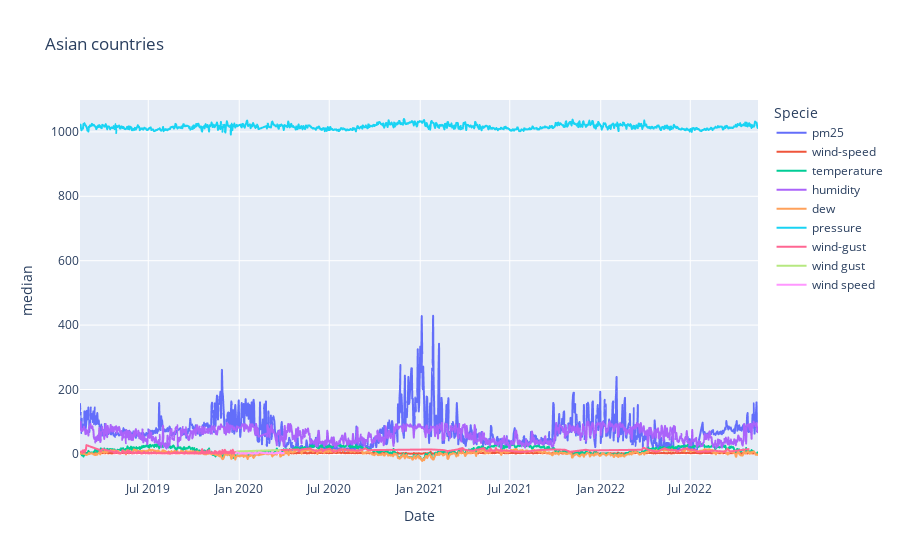

Source (notebook cell):
### Code cell
# importing plotly
import plotly.express as px

# plotting interactive graphs in Python
fig = px.line(data, x="Date", y="median", color='Specie', title='Asian countries')
fig.show()

### Figure 1 — Plotly figure (JSON) as saved in the notebook; plotly's stock layout.template omitted (floating-point values rounded to 4 significant figures; data arrays with more than 128 entries replaced by an {"elided": "..."} marker saying what was removed)
{"data": [{"hovertemplate": "Specie=pm25<br>Date=%{x}<br>median=%{y}<extra></extra>", "legendgroup": "pm25", "line": {"color": "#636efa", "dash": "solid"}, "marker": {"symbol": "circle"}, "mode": "lines", "name": "pm25", "showlegend": true, "type": "scattergl", "x": {"elided": "1393 str values"}, "xaxis": "x", "y": {"elided": "1393 int values"}, "yaxis": "y"}, {"hovertemplate": "Specie=wind-speed<br>Date=%{x}<br>median=%{y}<extra></extra>", "legendgroup": "wind-speed", "line": {"color": "#EF553B", "dash": "solid"}, "marker": {"symbol": "circle"}, "mode": "lines", "name": "wind-speed", "showlegend": true, "type": "scattergl", "x": {"elided": "1339 str values"}, "xaxis": "x", "y": {"elided": "1339 float values"}, "yaxis": "y"}, {"hovertemplate": "Specie=temperature<br>Date=%{x}<br>median=%{y}<extra></extra>", "legendgroup": "temperature", "line": {"color": "#00cc96", "dash": "solid"}, "marker": {"symbol": "circle"}, "mode": "lines", "name": "temperature", "showlegend": true, "type": "scattergl", "x": {"elided": "1408 str values"}, "xaxis": "x", "y": {"elided": "1408 float values"}, "yaxis": "y"}, {"hovertemplate": "Specie=humidity<br>Date=%{x}<br>median=%{y}<extra></extra>", "legendgroup": "humidity", "line": {"color": "#ab63fa", "dash": "solid"}, "marker": {"symbol": "circle"}, "mode": "lines", "name": "humidity", "showlegend": true, "type": "scattergl", "x": {"elided": "1408 str values"}, "xaxis": "x", "y": {"elided": "1408 float values"}, "yaxis": "y"}, {"hovertemplate": "Specie=dew<br>Date=%{x}<br>median=%{y}<extra></extra>", "legendgroup": "dew", "line": {"color": "#FFA15A", "dash": "solid"}, "marker": {"symbol": "circle"}, "mode": "lines", "name": "dew", "showlegend": true, "type": "scattergl", "x": {"elided": "1398 str values"}, "xaxis": "x", "y": {"elided": "1398 float values"}, "yaxis": "y"}, {"hovertemplate": "Specie=pressure<br>Date=%{x}<br>median=%{y}<extra></extra>", "legendgroup": "pressure", "line": {"color": "#19d3f3", "dash": "solid"}, "marker": {"symbol": "circle"}, "mode": "lines", "name": "pressure", "showlegend": true, "type": "scattergl", "x": {"elided": "1408 str values"}, "xaxis": "x", "y": {"elided": "1408 float values"}, "yaxis": "y"}, {"hovertemplate": "Specie=wind-gust<br>Date=%{x}<br>median=%{y}<extra></extra>", "legendgroup": "wind-gust", "line": {"color": "#FF6692", "dash": "solid"}, "marker": {"symbol": "circle"}, "mode": "lines", "name": "wind-gust", "showlegend": true, "type": "scattergl", "x": {"elided": "375 str values"}, "xaxis": "x", "y": {"elided": "375 float values"}, "yaxis": "y"}, {"hovertemplate": "Specie=wind gust<br>Date=%{x}<br>median=%{y}<extra></extra>", "legendgroup": "wind gust", "line": {"color": "#B6E880", "dash": "solid"}, "marker": {"symbol": "circle"}, "mode": "lines", "name": "wind gust", "showlegend": true, "type": "scattergl", "x": ["2019-12-25T00:00:00", "2019-12-26T00:00:00", "2019-12-27T00:00:00", "2019-12-28T00:00:00", "2020-03-24T00:00:00"], "xaxis": "x", "y": [0.5, 0.7, 5, 7.8, 11.8], "yaxis": "y"}, {"hovertemplate": "Specie=wind speed<br>Date=%{x}<br>median=%{y}<extra></extra>", "legendgroup": "wind speed", "line": {"color": "#FF97FF", "dash": "solid"}, "marker": {"symbol": "circle"}, "mode": "lines", "name": "wind speed", "showlegend": true, "type": "scattergl", "x": ["2019-12-25T00:00:00", "2019-12-26T00:00:00", "2019-12-27T00:00:00", "2019-12-28T00:00:00", "2020-01-03T00:00:00", "2020-01-03T00:00:00", "2020-01-04T00:00:00", "2020-01-04T00:00:00", "2020-01-05T00:00:00", "2020-01-05T00:00:00", "2020-01-06T00:00:00", "2020-01-07T00:00:00", "2020-01-08T00:00:00", "2020-01-09T00:00:00", "2020-01-10T00:00:00", "2020-01-11T00:00:00", "2020-01-12T00:00:00", "2020-01-13T00:00:00", "2020-01-14T00:00:00", "2020-01-15T00:00:00", "2020-01-16T00:00:00", "2020-01-17T00:00:00", "2020-01-18T00:00:00", "2020-01-19T00:00:00", "2020-01-20T00:00:00", "2020-01-21T00:00:00", "2020-01-22T00:00:00", "2020-01-23T00:00:00", "2020-01-24T00:00:00", "2020-01-25T00:00:00", "2020-01-26T00:00:00", "2020-01-27T00:00:00", "2020-01-28T00:00:00", "2020-01-29T00:00:00", "2020-01-30T00:00:00", "2020-01-31T00:00:00", "2020-02-01T00:00:00", "2020-02-02T00:00:00", "2020-02-03T00:00:00", "2020-02-04T00:00:00", "2020-02-05T00:00:00", "2020-02-06T00:00:00", "2020-02-07T00:00:00", "2020-02-08T00:00:00", "2020-02-09T00:00:00", "2020-02-25T00:00:00", "2020-02-26T00:00:00", "2020-02-27T00:00:00", "2020-02-28T00:00:00", "2020-02-29T00:00:00", "2020-03-01T00:00:00", "2020-03-02T00:00:00", "2020-03-03T00:00:00", "2020-03-04T00:00:00", "2020-03-05T00:00:00", "2020-03-06T00:00:00", "2020-03-07T00:00:00", "2020-03-08T00:00:00", "2020-03-09T00:00:00", "2020-03-10T00:00:00", "2020-03-11T00:00:00", "2020-03-12T00:00:00", "2020-03-13T00:00:00", "2020-03-14T00:00:00", "2020-03-15T00:00:00", "2020-03-16T00:00:00", "2020-03-17T00:00:00", "2020-03-18T00:00:00", "2020-03-19T00:00:00", "2020-03-20T00:00:00", "2020-03-21T00:00:00", "2020-03-22T00:00:00", "2020-03-23T00:00:00", "2020-03-24T00:00:00", "2020-03-25T00:00:00", "2020-03-26T00:00:00", "2020-03-27T00:00:00", "2020-03-28T00:00:00", "2020-03-29T00:00:00", "2020-03-30T00:00:00", "2020-03-30T00:00:00", "2020-03-31T00:00:00", "2020-03-31T00:00:00"], "xaxis": "x", "y": [2, 2, 3.2, 4.5, 1, 1, 1.5, 1.5, 1.5, 1.5, 2, 1.5, 2.5, 1.5, 0.5, 2.5, 1.5, 2, 0.5, 2, 1.5, 1.5, 1.5, 1.5, 2, 2, 1.5, 2, 2.5, 2, 2.5, 1, 1.5, 1.5, 1, 1.5, 1.5, 2.5, 4.1, 1.5, 1.5, 2.5, 1.5, 2, 4.6, 2, 4.1, 3, 1.5, 1.5, 2, 3.6, 2.5, 2, 2, 3, 4.6, 2.5, 1.5, 1, 2, 1.5, 2.5, 3, 2.5, 1.5, 4.6, 3, 2, 2.5, 3, 3, 3.6, 7.7, 4.1, 2.5, 1.5, 3, 2, 3.6, 3.6, 3, 3], "yaxis": "y"}], "layout": {"legend": {"title": {"text": "Specie"}, "tracegroupgap": 0}, "title": {"text": "Asian countries"}, "xaxis": {"anchor": "y", "domain": [0, 1], "title": {"text": "Date"}}, "yaxis": {"anchor": "x", "domain": [0, 1], "title": {"text": "median"}}}}
